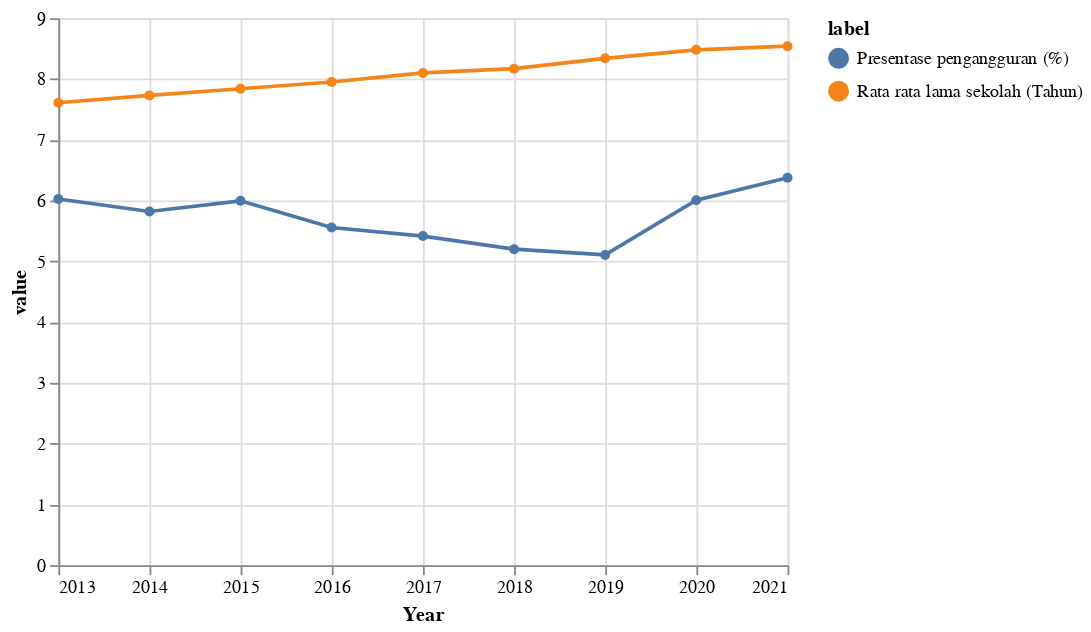

This figure's notebook cell:
### Code cell
alt.Chart(new_df).mark_line(point = True).encode(
    x = alt.X("dates", title="Year"),
    y="value",
    color='label',
)

### Figure 1 — Vega-Lite specification as saved in the notebook (floating-point values rounded to 4 significant figures)
{"config": {"view": {"continuousWidth": 400, "continuousHeight": 300}}, "data": {"name": "data-e5196608e5a71cdb500b9021f9464884"}, "mark": {"type": "line", "point": true}, "encoding": {"color": {"field": "label", "type": "nominal"}, "x": {"field": "dates", "title": "Year", "type": "temporal"}, "y": {"field": "value", "type": "quantitative"}}, "$schema": "https://vega.github.io/schema/vega-lite/v4.17.0.json", "datasets": {"data-e5196608e5a71cdb500b9021f9464884": [{"tahun": 2013, "value": 7.61, "label": "Rata rata lama sekolah (Tahun)", "dates": "2013-01-01T00:00:00"}, {"tahun": 2014, "value": 7.73, "label": "Rata rata lama sekolah (Tahun)", "dates": "2014-01-01T00:00:00"}, {"tahun": 2015, "value": 7.84, "label": "Rata rata lama sekolah (Tahun)", "dates": "2015-01-01T00:00:00"}, {"tahun": 2016, "value": 7.95, "label": "Rata rata lama sekolah (Tahun)", "dates": "2016-01-01T00:00:00"}, {"tahun": 2017, "value": 8.1, "label": "Rata rata lama sekolah (Tahun)", "dates": "2017-01-01T00:00:00"}, {"tahun": 2018, "value": 8.17, "label": "Rata rata lama sekolah (Tahun)", "dates": "2018-01-01T00:00:00"}, {"tahun": 2019, "value": 8.34, "label": "Rata rata lama sekolah (Tahun)", "dates": "2019-01-01T00:00:00"}, {"tahun": 2020, "value": 8.48, "label": "Rata rata lama sekolah (Tahun)", "dates": "2020-01-01T00:00:00"}, {"tahun": 2021, "value": 8.54, "label": "Rata rata lama sekolah (Tahun)", "dates": "2021-01-01T00:00:00"}, {"tahun": 2013, "value": 6.025, "label": "Presentase pengangguran (%)", "dates": "2013-01-01T00:00:00"}, {"tahun": 2014, "value": 5.82, "label": "Presentase pengangguran (%)", "dates": "2014-01-01T00:00:00"}, {"tahun": 2015, "value": 5.995, "label": "Presentase pengangguran (%)", "dates": "2015-01-01T00:00:00"}, {"tahun": 2016, "value": 5.555, "label": "Presentase pengangguran (%)", "dates": "2016-01-01T00:00:00"}, {"tahun": 2017, "value": 5.415, "label": "Presentase pengangguran (%)", "dates": "2017-01-01T00:00:00"}, {"tahun": 2018, "value": 5.2, "label": "Presentase pengangguran (%)", "dates": "2018-01-01T00:00:00"}, {"tahun": 2019, "value": 5.105, "label": "Presentase pengangguran (%)", "dates": "2019-01-01T00:00:00"}, {"tahun": 2020, "value": 6.005, "label": "Presentase pengangguran (%)", "dates": "2020-01-01T00:00:00"}, {"tahun": 2021, "value": 6.375, "label": "Presentase pengangguran (%)", "dates": "2021-01-01T00:00:00"}]}}
